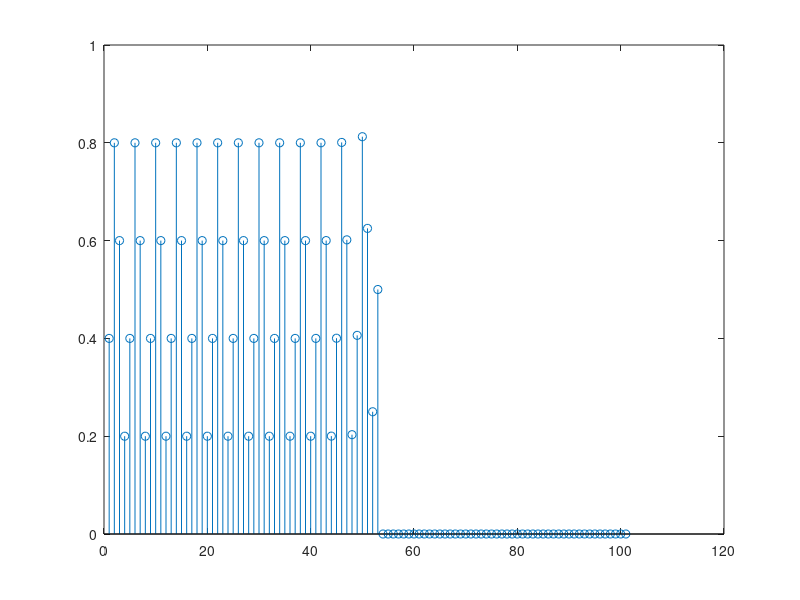

Source code (MATLAB):
k = [0:0.01:1];                % length of time series
y_i = zeros(1,length(k));   % Pre-allocation
y_i2 = zeros(1,length(k));
ic = 0.4;
y_i(1) = ic;  % initial condition
y_i2(1) = ic;
a = 1;

% Solving the iterated solution
for i = 2:length(y_i)
    y_i(i) = a*mod(2*y_i(i - 1),1);
end

% % Solving the iterated solution
% for i = 2:length(y_i2)
%     if (0 < y_i2(i - 1) && y_i2(i - 1) < 0.5)
%         %a2x_n
%         y_i2(i) = y_i2(i - 1);
%     elseif (0.5 <= y_i2(i - 1) && y_i2(i - 1) < 1)
%         %a2x_n - 1
%         y_i2(i) = y_i2(i - 1)-1;
%     end
% end

clf;
%plot(y_i)
stem(y_i)
% hold on;
% stem(y_i2)